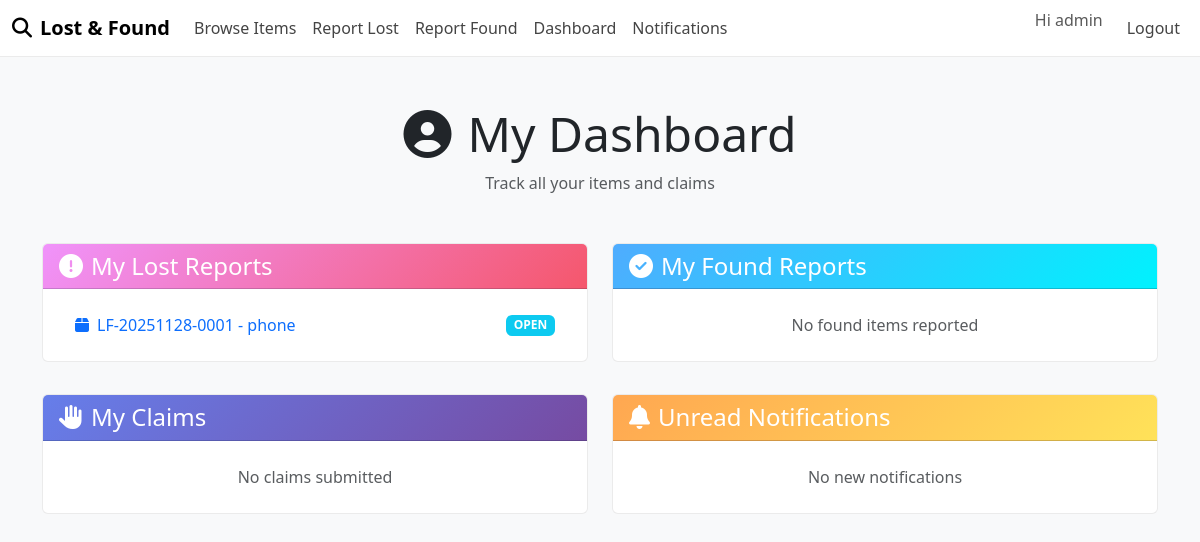
The app's page /dashboard/user/ (signed in), older data.
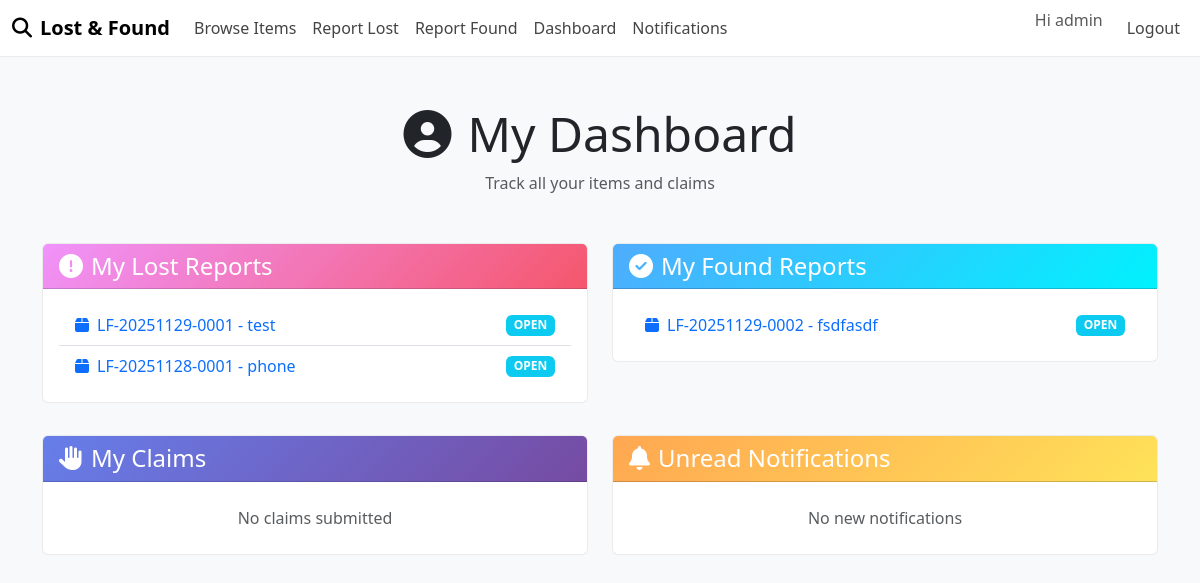
The same page, newer data.
### lostfound/models.py (models this page shows, shortened)
class Item(models.Model):
    STATUS_OPEN = 'OPEN'
    STATUS_MATCHED = 'MATCHED'
    STATUS_UNDER_VERIFICATION = 'UNDER_VERIFICATION'
    STATUS_RETURNED = 'RETURNED'
    STATUS_CLOSED = 'CLOSED'
    STATUS_REJECTED = 'REJECTED'
    STATUS_CHOICES = [
        (STATUS_OPEN, 'Open'),
        (STATUS_MATCHED, 'Matched'),
        (STATUS_UNDER_VERIFICATION, 'Under Verification'),
        (STATUS_RETURNED, 'Returned'),
        (STATUS_CLOSED, 'Closed'),
        (STATUS_REJECTED, 'Rejected'),
    ]
    TYPE_LOST = 'LOST'
    TYPE_FOUND = 'FOUND'
    TYPE_CHOICES = [
        (TYPE_LOST, 'Lost'),
        (TYPE_FOUND, 'Found'),
    ]
    item_code = models.CharField(max_length=30, unique=True, blank=True)
    title = models.CharField(max_length=200)
    category = models.ForeignKey(ItemCategory, on_delete=models.SET_NULL, null=True, related_name='items')
    item_type = models.CharField(max_length=10, choices=TYPE_CHOICES)
    color = models.CharField(max_length=50)
    brand = models.CharField(max_length=100, blank=True, null=True)
    description = models.TextField()
    location_lost = models.CharField(max_length=200, blank=True, null=True)
    location_found = models.CharField(max_length=200, blank=True, null=True)
    date_lost = models.DateField(blank=True, null=True)
    date_found = models.DateField(blank=True, null=True)
    photo = models.FileField(upload_to='items/', blank=True, null=True)
    status = models.CharField(max_length=25, choices=STATUS_CHOICES, default=STATUS_OPEN)
    reported_by = models.ForeignKey(User, on_delete=models.SET_NULL, null=True, related_name='reported_items')
    handled_by = models.ForeignKey(User, on_delete=models.SET_NULL, null=True, blank=True, related_name='handled_items')
    created_at = models.DateTimeField(auto_now_add=True)
    updated_at = models.DateTimeField(auto_now=True)

### accounts/views.py (the view)
# urls.py: path('dashboard/user/', user_dashboard, name='user_dashboard'),
@login_required
def user_dashboard(request):
    my_lost = Item.objects.filter(reported_by=request.user, item_type='LOST').order_by('-created_at')[:10]
    my_found = Item.objects.filter(reported_by=request.user, item_type='FOUND').order_by('-created_at')[:10]
    my_claims = Claim.objects.filter(claimant=request.user).order_by('-created_at')[:10]
    notifications = Notification.objects.filter(user=request.user, is_read=False).order_by('-created_at')[:10]
    return render(request, 'accounts/user_dashboard.html', {
        'my_lost': my_lost,
        'my_found': my_found,
        'my_claims': my_claims,
        'notifications': notifications,
    })

### templates/accounts/user_dashboard.html
{% extends 'base.html' %}
{% block content %}
<div class="text-center mb-5">
  <h2 class="display-5"><i class="fas fa-user-circle me-3"></i>My Dashboard</h2>
  <p class="text-muted">Track all your items and claims</p>
</div>
<div class="row g-4">
  <div class="col-md-6">
    <div class="card" style="animation: fadeInUp 0.6s ease-out;">
      <div class="card-header" style="background: linear-gradient(135deg, #f093fb 0%, #f5576c 100%); color: white;">
        <h4 class="mb-0"><i class="fas fa-exclamation-circle me-2"></i>My Lost Reports</h4>
      </div>
      <div class="card-body">
        <ul class="list-group list-group-flush">
          {% for i in my_lost %}
          <li class="list-group-item d-flex justify-content-between align-items-center">
            <a href="/items/{{ i.item_code }}/" class="text-decoration-none"><i class="fas fa-box me-2"></i>{{ i.item_code }} - {{ i.title }}</a>
            <span class="badge bg-info">{{ i.status }}</span>
          </li>
          {% empty %}<li class="list-group-item text-center text-muted">No lost items reported</li>{% endfor %}
        </ul>
      </div>
    </div>
  </div>
  <div class="col-md-6">
    <div class="card" style="animation: fadeInUp 0.8s ease-out;">
      <div class="card-header" style="background: linear-gradient(135deg, #4facfe 0%, #00f2fe 100%); color: white;">
        <h4 class="mb-0"><i class="fas fa-check-circle me-2"></i>My Found Reports</h4>
      </div>
      <div class="card-body">
        <ul class="list-group list-group-flush">
          {% for i in my_found %}
          <li class="list-group-item d-flex justify-content-between align-items-center">
            <a href="/items/{{ i.item_code }}/" class="text-decoration-none"><i class="fas fa-box me-2"></i>{{ i.item_code }} - {{ i.title }}</a>
            <span class="badge bg-info">{{ i.status }}</span>
          </li>
          {% empty %}<li class="list-group-item text-center text-muted">No found items reported</li>{% endfor %}
        </ul>
      </div>
    </div>
  </div>
</div>
<div class="row g-4 mt-2">
  <div class="col-md-6">
    <div class="card" style="animation: fadeInUp 1s ease-out;">
      <div class="card-header" style="background: linear-gradient(135deg, #667eea 0%, #764ba2 100%); color: white;">
        <h4 class="mb-0"><i class="fas fa-hand-paper me-2"></i>My Claims</h4>
      </div>
      <div class="card-body">
        <ul class="list-group list-group-flush">
          {% for c in my_claims %}
          <li class="list-group-item d-flex justify-content-between align-items-center">
            <a href="/claims/my/{{ c.claim_id }}/" class="text-decoration-none"><i class="fas fa-file-alt me-2"></i>Claim {{ c.claim_id }} - {{ c.item.item_code }}</a>
            <span class="badge bg-warning text-dark">{{ c.status }}</span>
          </li>
          {% empty %}<li class="list-group-item text-center text-muted">No claims submitted</li>{% endfor %}
        </ul>
      </div>
    </div>
  </div>
  <div class="col-md-6">
    <div class="card" style="animation: fadeInUp 1.2s ease-out;">
      <div class="card-header" style="background: linear-gradient(135deg, #ffa751 0%, #ffe259 100%); color: white;">
        <h4 class="mb-0"><i class="fas fa-bell me-2"></i>Unread Notifications</h4>
      </div>
      <div class="card-body">
        <ul class="list-group list-group-flush">
          {% for n in notifications %}
          <li class="list-group-item">
            <a href="/notifications/{{ n.id }}/read/" class="text-decoration-none"><i class="fas fa-envelope me-2"></i>{{ n.title }}</a>
          </li>
          {% empty %}<li class="list-group-item text-center text-muted">No new notifications</li>{% endfor %}
        </ul>
      </div>
    </div>
  </div>
</div>
{% endblock %}

Row changes from the older to the newer data that the page shows:
added Item: item_code "LF-20251129-0001", title "test", status "OPEN", shown under "My Lost Reports"
added Item: item_code "LF-20251129-0002", title "fsdfasdf", status "OPEN", shown under "My Found Reports"
Text that changed along with them:
text no longer shown: "No found items reported"
